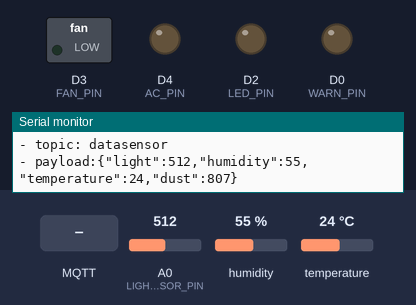
The sketch below on a simulated ESP8266 (NodeMCU). On the bench: switched loads named in the sketch (green lamp = pin HIGH), output pins drawn as LEDs (lit = HIGH), the last lines printed to the serial monitor. The inputs (shaded band) are chosen by the test bench; at power-on: A0 (LIGHT_SENSOR_PIN) = 512, humidity 55 %, temperature 24 °C. WiFi joins after 1.5 s; servers stay silent unless stated; random numbers use the default seed unless the sketch sets one; no MQTT or app messages arrive unless stated.

Above: at 3.0 s.
3.1 s: MQTT message "on" arrives on the second subscribed topic
At 4.3 s:
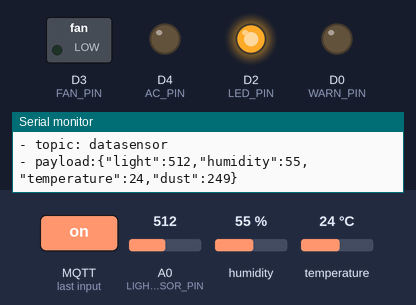
4.6 s: MQTT message "on" arrives on the third subscribed topic
At 5.5 s:
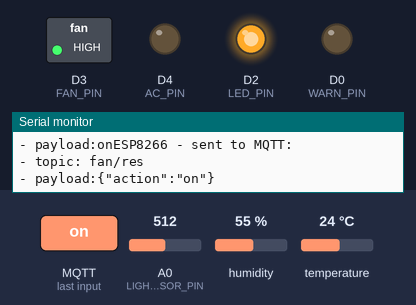
6.1 s: MQTT message "off" arrives on the second subscribed topic
At 6.7 s:
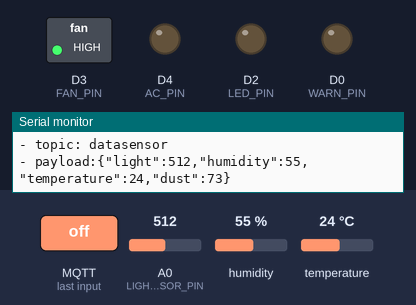
7.6 s: MQTT message "off" arrives on the third subscribed topic
At 9.0 s:
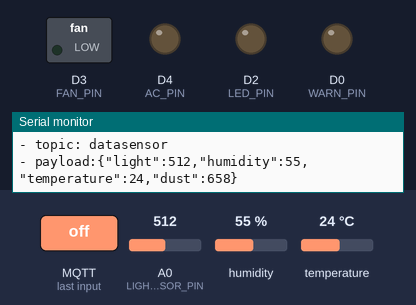
Timing chart, 0 to 10.1 s (numbered marks = the images above; inputs shaded):
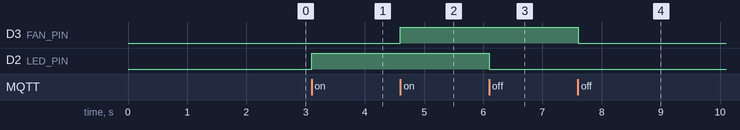

The sketch:

hardware.ino
```cpp
#include <ESP8266WiFi.h>
#include <MQTTClient.h>
#include <ArduinoJson.h>
#include <DHT.h>

#define LED_PIN D2 // The ESP8266 pin D5 connected to resistor
#define FAN_PIN D3
#define AC_PIN D4
#define WARN_PIN D0
#define DHT_SENSOR_PIN  D7 // The ESP8266 pin D7 connected to DHT11 sensor
#define DHT_SENSOR_TYPE DHT11
#define LIGHT_SENSOR_PIN A0

#define SUBSCRIBE_TOPIC "esp8266-001/receive"

DHT dht_sensor(DHT_SENSOR_PIN, DHT_SENSOR_TYPE);

const char WIFI_SSID[] = "DvH";     // CHANGE TO YOUR WIFI SSID
const char WIFI_PASSWORD[] = "12345678";  // CHANGE TO YOUR WIFI PASSWORD

const char MQTT_BROKER_ADRRESS[] = "172.20.10.4";  // CHANGE TO MQTT BROKER'S ADDRESS
const int MQTT_PORT = 1883;
const char MQTT_CLIENT_ID[] = "dvh";  // CHANGE IT AS YOU DESIRE
const char MQTT_USERNAME[] = "hoang";                        // CHANGE IT IF REQUIRED, empty if not required
const char MQTT_PASSWORD[] = "b21dccn384";                        // CHANGE IT IF REQUIRED, empty if not required

// The MQTT topics that ESP8266 should publish/subscribe
const char PUBLISH_TOPIC[] = "datasensor";    // CHANGE IT AS YOU DESIRE
const int PUBLISH_INTERVAL = 2000;  // 5 seconds
unsigned long previousMillis = 0;    // Thời gian lưu trạng thái trước đó
const long interval = 1000;          // Khoảng thời gian nhấp nháy (1 giây)
bool ledState = LOW;
bool isWarningOn = false;  // Cờ để kiểm tra xem đèn cảnh báo có đang bật hay không
WiFiClient network;
MQTTClient mqtt = MQTTClient(256);

unsigned long lastPublishTime = 0;

void setup() {
  Serial.begin(9600);

  pinMode(LED_PIN, OUTPUT);
  pinMode(FAN_PIN, OUTPUT);
  pinMode(AC_PIN, OUTPUT);
  pinMode(WARN_PIN, OUTPUT);
  dht_sensor.begin();

  WiFi.begin(WIFI_SSID, WIFI_PASSWORD);
  Serial.println("ESP8266 - Connecting to Wi-Fi");
  while (WiFi.status() != WL_CONNECTED) {
    delay(500);
    Serial.print(".");
  }

  Serial.println("");
  Serial.print("Connected to WiFi network with IP Address: ");
  Serial.println(WiFi.localIP());

  connectToMQTT();
}

void loop() {
  mqtt.loop();  // Đảm bảo kết nối MQTT được duy trì

  if (millis() - lastPublishTime > PUBLISH_INTERVAL) {
    sendToMQTT();  // Gửi dữ liệu lên MQTT mỗi khoảng thời gian nhất định
    lastPublishTime = millis();
  }

  // Kiểm tra trạng thái đèn cảnh báo và thực hiện nhấp nháy nếu cần
  if (isWarningOn) {
    unsigned long currentMillis = millis();
    if (currentMillis - previousMillis >= interval) {
      // Cập nhật thời gian lần nhấp nháy cuối
      previousMillis = currentMillis;

      // Đảo trạng thái LED cảnh báo
      ledState = !ledState;
      digitalWrite(WARN_PIN, ledState);
    }
  }
}


void connectToMQTT() {
  // Connect to the MQTT broker
  mqtt.begin(MQTT_BROKER_ADRRESS, MQTT_PORT, network);
  mqtt.onMessage(messageHandler);
  Serial.print("ESP8266 - Connecting to MQTT broker");
  while (!mqtt.connect(MQTT_CLIENT_ID, MQTT_USERNAME, MQTT_PASSWORD)) {
    Serial.print(".");
    delay(100);
  }
  Serial.println();
  if (!mqtt.connected()) {
    Serial.println("ESP8266 - MQTT broker Timeout!");
    return;
  }
  // Subscribe to a topic, the incoming messages are processed by messageHandler() function
  if (mqtt.subscribe(SUBSCRIBE_TOPIC))
    Serial.print("ESP8266 - Subscribed to the topic: ");
  else
    Serial.print("ESP8266 - Failed to subscribe to the topic: ");
  Serial.println(SUBSCRIBE_TOPIC);
  if (mqtt.subscribe("led/req"))
    Serial.println("ESP8266 - Subscribed to the topic: led/req");
  else
    Serial.println("ESP8266 - Failed to subscribe to the topic: led/req");
  if (mqtt.subscribe("fan/req"))
    Serial.println("ESP8266 - Subscribed to the topic: fan/req");
  else
    Serial.println("ESP8266 - Failed to subscribe to the topic: fan/req");
  if (mqtt.subscribe("ac/req"))
    Serial.println("ESP8266 - Subscribed to the topic: ac/req");
  else
    Serial.println("ESP8266 - Failed to subscribe to the topic: ac/req");
  if (mqtt.subscribe("warn/req"))
    Serial.println("ESP8266 - Subscribed to the topic: ac/req");
  else
    Serial.println("ESP8266 - Failed to subscribe to the topic:warn/req");
  Serial.println("ESP8266 - MQTT broker Connected!");
}

void sendToMQTT() {
  StaticJsonDocument<200> message;

  message["light"] = analogRead(LIGHT_SENSOR_PIN); // Đọc giá trị từ cảm biến ánh sáng
  message["humidity"] = dht_sensor.readHumidity(); // Đọc giá trị độ ẩm từ cảm biến DHT
  message["temperature"] = dht_sensor.readTemperature(); // Đọc giá trị nhiệt độ từ cảm biến DHT
  message["dust"] = random(0, 1000); // Tạo giá trị ngẫu nhiên cho độ bụi từ 0 đến 1000

  char messageBuffer[512];
  serializeJson(message, messageBuffer);

  mqtt.publish(PUBLISH_TOPIC, messageBuffer);

  Serial.println("ESP8266 - sent to MQTT:");
  Serial.print("- topic: ");
  Serial.println(PUBLISH_TOPIC);
  Serial.print("- payload:");
  Serial.println(messageBuffer);
}

void messageHandler(String &topic, String &payload) {
  Serial.println("ESP8266 - received from MQTT:");
  Serial.println("- topic: " + topic);
  Serial.print("- payload:");
  Serial.print(payload);
  if(topic == "led/req"){
    handlerLed(payload);
  }
   if(topic == "fan/req"){
    handlerFan(payload);
  }
   if(topic == "ac/req"){
    handlerAc(payload);
  }
  if(topic == "warn/req"){
    handlerWarm(payload);
  }
}


//ham xu li message control led, fan ,ac khi backend send
void handlerLed(String payload){
  if( payload == "on"){
    digitalWrite(LED_PIN,HIGH);
  }
  if( payload == "off"){
    digitalWrite(LED_PIN,LOW);
  }
  StaticJsonDocument<200> message;
  message["action"] = payload;
  char messageBuffer[512];
  serializeJson(message,messageBuffer);
  mqtt.publish("led/res", messageBuffer);

  //in ra monitol
  Serial.println("ESP8266 - sent to MQTT:");
  Serial.print("- topic: ");
  Serial.println("led/res");
  Serial.print("- payload:");
  Serial.println(messageBuffer);

}
void handlerFan(String &payload){
  if( payload == "on"){
    digitalWrite(FAN_PIN,HIGH);
  }
  if( payload == "off"){
    digitalWrite(FAN_PIN,LOW);
  }
  StaticJsonDocument<200> message;
  message["action"] = payload;
  char messageBuffer[512];
  serializeJson(message,messageBuffer);
  mqtt.publish("fan/res", messageBuffer);

  //in ra monitol
  Serial.println("ESP8266 - sent to MQTT:");
  Serial.print("- topic: ");
  Serial.println("fan/res");
  Serial.print("- payload:");
  Serial.println(messageBuffer);
}
void handlerAc(String &payload){
  if( payload == "on"){
    digitalWrite(AC_PIN,HIGH);
  }
  if( payload == "off"){
    digitalWrite(AC_PIN,LOW);
  }
  StaticJsonDocument<200> message;
  message["action"] = payload;
  char messageBuffer[512];
  serializeJson(message,messageBuffer);
  mqtt.publish("ac/res", messageBuffer);

  //in ra monitol
  Serial.println("ESP8266 - sent to MQTT:");
  Serial.print("- topic: ");
  Serial.println("ac/res");
  Serial.print("- payload:");
  Serial.println(messageBuffer);
}

            // Trạng thái của LED

void handlerWarm(String &payload) {
  if (payload == "on") {
    isWarningOn = true;  // Bắt đầu nhấp nháy LED cảnh báo
  } else if (payload == "off") {
    isWarningOn = false;  // Dừng nhấp nháy và tắt LED ngay lập tức
    digitalWrite(WARN_PIN, LOW);
    ledState = LOW;  // Đặt trạng thái LED về tắt
  }
}
```

Measured:
- after the input at 3.1 s, D2 (LED_PIN): LOW → HIGH at once
- after the input at 4.6 s, D3 (FAN_PIN): LOW → HIGH at once
- after the input at 6.1 s, D2 (LED_PIN): HIGH → LOW at once
- after the input at 7.6 s, D3 (FAN_PIN): HIGH → LOW at once
